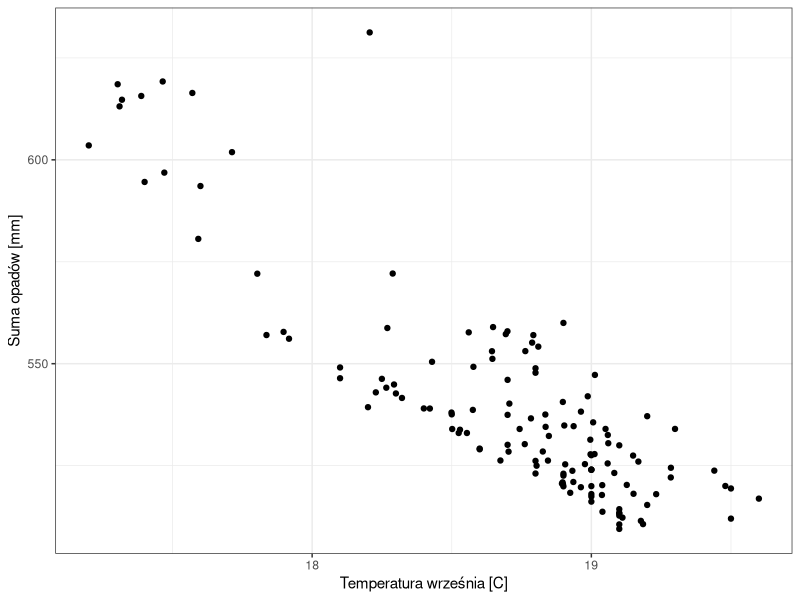
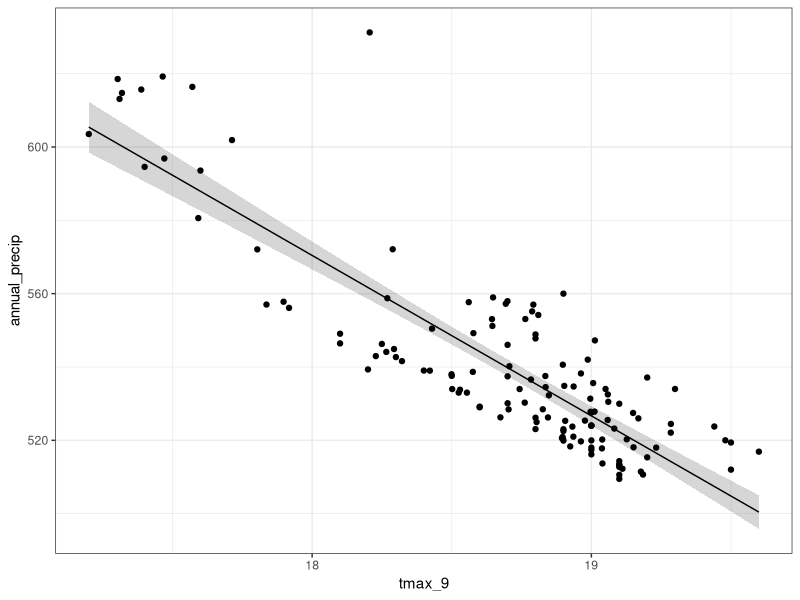
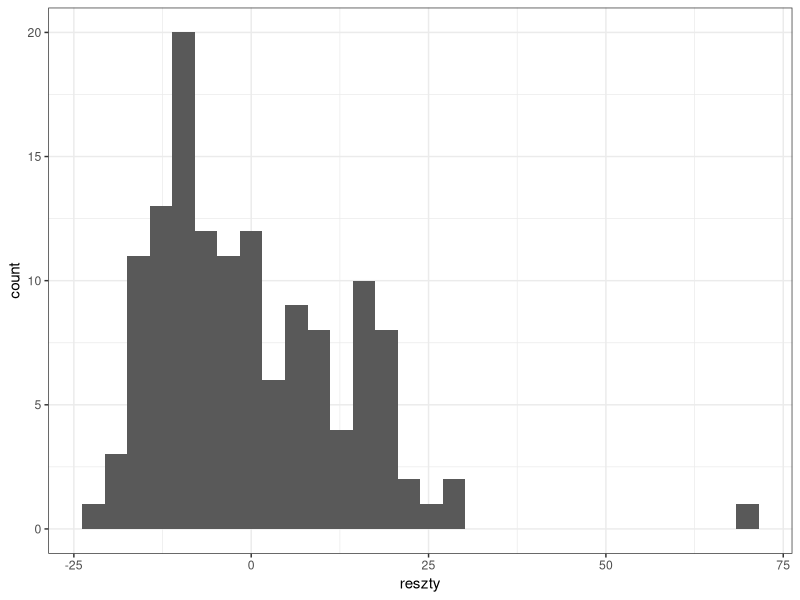
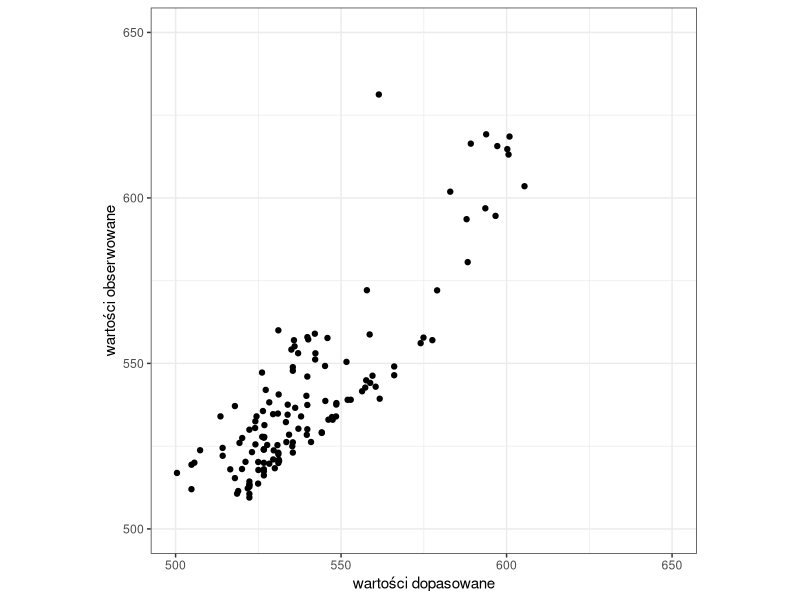
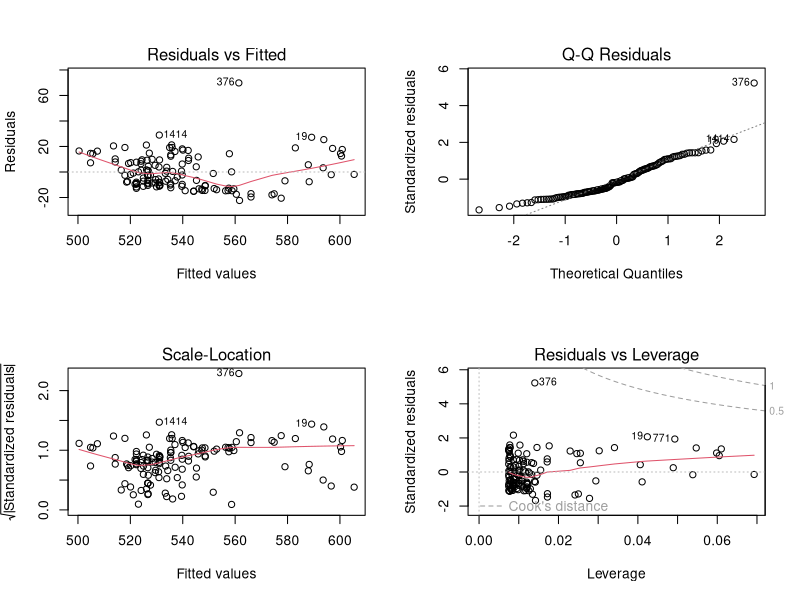

Here is the R script that generated these plots, in order:
## ---- chunk 1
pomiary_pol = read.csv("dane/pomiary_pol.csv")
pomiary_wlkp = subset(pomiary_pol, wojewodztwo == "wielkopolskie")
head(pomiary_wlkp)
## ---- chunk 2
library(ggplot2)
ggplot(pomiary_wlkp, aes(x = tmax_9, y = annual_precip)) + 
  geom_point() + 
  labs(x = "Temperatura września [C]", y = "Suma opadów [mm]") + 
  theme_bw()
## ---- chunk 3
cor(x = pomiary_wlkp$tmax_9, y = pomiary_wlkp$annual_precip, use = "complete.obs", method = "pearson")
## ---- chunk 4
lm1 = lm(annual_precip ~ tmax_9, data = pomiary_wlkp)
## ---- chunk 5
lm1
## ---- chunk 6
lm1$coefficients
## ---- chunk 7
summary(lm1)
## ---- chunk 8
lm1$call
## ---- chunk 9
smr = summary(lm1)
smr$coefficients
## ---- chunk 10
confint(lm1)
## ---- chunk 11
#ramka danych zawierająca dane użyte do budowy modelu
model_df <- lm1$model
## ---- chunk 12
#reszty - różnica między wartością obserwowaną Y a wartością oszacowaną z modelu Ŷ. 
model_df$reszty <- lm1$residuals
## ---- chunk 13
#wartości oszacowane przez model
model_df$fitted <-  lm1$fitted.values
## ---- chunk 14
head(model_df)
## ---- chunk 15
library(broom); library(ggplot2)
lm1_df = augment(lm1, se_fit = TRUE)
ggplot(lm1_df, aes(tmax_9, annual_precip)) + 
    geom_ribbon(aes(ymin = .fitted - 1.96 * .se.fit, 
                    ymax = .fitted + 1.96 * .se.fit), alpha = 0.2) +
    geom_line(aes(tmax_9, .fitted)) + geom_point() + theme_bw()
## ---- chunk 16
library(ggplot2)
ggplot(model_df, aes(x = reszty)) + 
  geom_histogram() +
  theme_bw()
## ---- chunk 17
ggplot(model_df, aes(x = fitted, y = annual_precip)) + 
  geom_point() + 
  labs(x = "wartości dopasowane", y = "wartości obserwowane") + 
  xlim(500, 650) + ylim(500, 650) + 
  coord_fixed(ratio=1) + 
  theme_bw()
## ---- chunk 18
#| fig-width: 8
#| fig-height: 8
par(mfrow = c(2, 2))
plot(lm1)
par(mfrow = c(1, 1))
## ---- chunk 19
shapiro.test(residuals(lm1))
## ---- chunk 20
lm1$coefficients[[1]] + lm1$coefficients[[2]] * 18
## ---- chunk 21
#new to data.frame zawierajaca zmienne niezależne (objasniajace)
new <- data.frame(tmax_9 = c(18))
p <- predict(lm1, new)
p
## ---- chunk 22
predict(lm1, newdata = data.frame(tmax_9 = seq(17.5, 19.5, 0.5)))
## ---- chunk 23
lm2 = lm(annual_precip ~ tmax_9 + tmin_9, data = pomiary_wlkp)
summary(lm2)
## ---- chunk 24
AIC(lm1, lm2)
## ---- chunk 25
nobs(lm1)
nobs(lm2)
